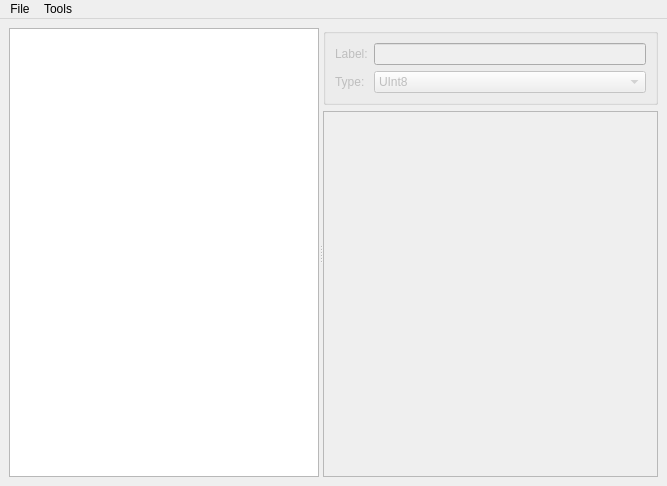
<?xml version="1.0" encoding="UTF-8"?>
<ui version="4.0">
 <class>MainWindow</class>
 <widget class="QMainWindow" name="MainWindow">
  <property name="geometry">
   <rect>
    <x>0</x>
    <y>0</y>
    <width>667</width>
    <height>486</height>
   </rect>
  </property>
  <property name="windowTitle">
   <string>MainWindow</string>
  </property>
  <widget class="QWidget" name="centralwidget">
   <layout class="QGridLayout" name="gridLayout_2">
    <item row="0" column="0">
     <widget class="QSplitter" name="splitter">
      <property name="orientation">
       <enum>Qt::Horizontal</enum>
      </property>
      <widget class="QTreeView" name="treeView">
       <property name="font">
        <font>
         <family>Courier New</family>
        </font>
       </property>
       <property name="editTriggers">
        <set>QAbstractItemView::NoEditTriggers</set>
       </property>
       <property name="alternatingRowColors">
        <bool>true</bool>
       </property>
       <attribute name="headerVisible">
        <bool>false</bool>
       </attribute>
      </widget>
      <widget class="QWidget" name="">
       <layout class="QVBoxLayout" name="verticalLayout">
        <item>
         <widget class="QGroupBox" name="fieldBox">
          <property name="enabled">
           <bool>false</bool>
          </property>
          <property name="title">
           <string/>
          </property>
          <layout class="QFormLayout" name="formLayout">
           <item row="0" column="0">
            <widget class="QLabel" name="label">
             <property name="text">
              <string>Label:</string>
             </property>
            </widget>
           </item>
           <item row="0" column="1">
            <widget class="QLineEdit" name="labelEdit">
             <property name="maxLength">
              <number>16</number>
             </property>
            </widget>
           </item>
           <item row="1" column="0">
            <widget class="QLabel" name="label_2">
             <property name="text">
              <string>Type:</string>
             </property>
            </widget>
           </item>
           <item row="1" column="1">
            <widget class="QComboBox" name="typeCombo">
             <item>
              <property name="text">
               <string>UInt8</string>
              </property>
             </item>
             <item>
              <property name="text">
               <string>Int8</string>
              </property>
             </item>
             <item>
              <property name="text">
               <string>UInt16</string>
              </property>
             </item>
             <item>
              <property name="text">
               <string>Int16</string>
              </property>
             </item>
             <item>
              <property name="text">
               <string>UInt32</string>
              </property>
             </item>
             <item>
              <property name="text">
               <string>Int32</string>
              </property>
             </item>
             <item>
              <property name="text">
               <string>UInt64</string>
              </property>
             </item>
             <item>
              <property name="text">
               <string>Int64</string>
              </property>
             </item>
             <item>
              <property name="text">
               <string>Single</string>
              </property>
             </item>
             <item>
              <property name="text">
               <string>Double</string>
              </property>
             </item>
             <item>
              <property name="text">
               <string>String</string>
              </property>
             </item>
             <item>
              <property name="text">
               <string>ResRef</string>
              </property>
             </item>
             <item>
              <property name="text">
               <string>LocalizedString</string>
              </property>
             </item>
             <item>
              <property name="text">
               <string>Binary</string>
              </property>
             </item>
             <item>
              <property name="text">
               <string>Struct</string>
              </property>
             </item>
             <item>
              <property name="text">
               <string>List</string>
              </property>
             </item>
             <item>
              <property name="text">
               <string>Vector4</string>
              </property>
             </item>
             <item>
              <property name="text">
               <string>Vector3</string>
              </property>
             </item>
            </widget>
           </item>
          </layout>
         </widget>
        </item>
        <item>
         <widget class="QStackedWidget" name="pages">
          <property name="frameShape">
           <enum>QFrame::StyledPanel</enum>
          </property>
          <property name="currentIndex">
           <number>2</number>
          </property>
          <widget class="QWidget" name="linePage">
           <layout class="QVBoxLayout" name="verticalLayout_2">
            <item>
             <widget class="QLineEdit" name="lineEdit">
              <property name="maxLength">
               <number>16</number>
              </property>
             </widget>
            </item>
            <item>
             <spacer name="verticalSpacer">
              <property name="orientation">
               <enum>Qt::Vertical</enum>
              </property>
              <property name="sizeHint" stdset="0">
               <size>
                <width>20</width>
                <height>40</height>
               </size>
              </property>
             </spacer>
            </item>
           </layout>
          </widget>
          <widget class="QWidget" name="intPage">
           <layout class="QVBoxLayout" name="verticalLayout_5">
            <item>
             <widget class="LongSpinBox" name="intSpin"/>
            </item>
            <item>
             <spacer name="verticalSpacer_3">
              <property name="orientation">
               <enum>Qt::Vertical</enum>
              </property>
              <property name="sizeHint" stdset="0">
               <size>
                <width>20</width>
                <height>280</height>
               </size>
              </property>
             </spacer>
            </item>
           </layout>
          </widget>
          <widget class="QWidget" name="blankPage"/>
          <widget class="QWidget" name="floatPage">
           <layout class="QVBoxLayout" name="verticalLayout_4">
            <item>
             <widget class="QDoubleSpinBox" name="floatSpin">
              <property name="minimum">
               <double>-10000000000000000000000.000000000000000</double>
              </property>
              <property name="maximum">
               <double>99999999999999991611392.000000000000000</double>
              </property>
              <property name="stepType">
               <enum>QAbstractSpinBox::AdaptiveDecimalStepType</enum>
              </property>
             </widget>
            </item>
            <item>
             <spacer name="verticalSpacer_2">
              <property name="orientation">
               <enum>Qt::Vertical</enum>
              </property>
              <property name="sizeHint" stdset="0">
               <size>
                <width>20</width>
                <height>280</height>
               </size>
              </property>
             </spacer>
            </item>
           </layout>
          </widget>
          <widget class="QWidget" name="vector3Page">
           <layout class="QFormLayout" name="formLayout_3">
            <item row="0" column="0">
             <widget class="QLabel" name="label_3">
              <property name="text">
               <string>X</string>
              </property>
             </widget>
            </item>
            <item row="0" column="1">
             <widget class="QDoubleSpinBox" name="xVec3Spin">
              <property name="minimum">
               <double>-99999999999999991433150857216.000000000000000</double>
              </property>
              <property name="maximum">
               <double>100000000000000004764729344.000000000000000</double>
              </property>
             </widget>
            </item>
            <item row="1" column="0">
             <widget class="QLabel" name="label_4">
              <property name="text">
               <string>Y</string>
              </property>
             </widget>
            </item>
            <item row="1" column="1">
             <widget class="QDoubleSpinBox" name="yVec3Spin">
              <property name="minimum">
               <double>-99999999999999991433150857216.000000000000000</double>
              </property>
              <property name="maximum">
               <double>100000000000000004764729344.000000000000000</double>
              </property>
             </widget>
            </item>
            <item row="2" column="0">
             <widget class="QLabel" name="label_5">
              <property name="text">
               <string>Z</string>
              </property>
             </widget>
            </item>
            <item row="2" column="1">
             <widget class="QDoubleSpinBox" name="zVec3Spin">
              <property name="minimum">
               <double>-99999999999999991433150857216.000000000000000</double>
              </property>
              <property name="maximum">
               <double>100000000000000004764729344.000000000000000</double>
              </property>
             </widget>
            </item>
           </layout>
          </widget>
          <widget class="QWidget" name="vector4Page">
           <layout class="QFormLayout" name="formLayout_2">
            <item row="0" column="0">
             <widget class="QLabel" name="label_10">
              <property name="text">
               <string>X</string>
              </property>
             </widget>
            </item>
            <item row="0" column="1">
             <widget class="QDoubleSpinBox" name="xVec4Spin">
              <property name="minimum">
               <double>-9999999999999999583119736832.000000000000000</double>
              </property>
              <property name="maximum">
               <double>99999999999999991433150857216.000000000000000</double>
              </property>
             </widget>
            </item>
            <item row="1" column="0">
             <widget class="QLabel" name="label_8">
              <property name="text">
               <string>Y</string>
              </property>
             </widget>
            </item>
            <item row="1" column="1">
             <widget class="QDoubleSpinBox" name="yVec4Spin">
              <property name="minimum">
               <double>-9999999999999999583119736832.000000000000000</double>
              </property>
              <property name="maximum">
               <double>99999999999999991433150857216.000000000000000</double>
              </property>
             </widget>
            </item>
            <item row="2" column="0">
             <widget class="QLabel" name="label_9">
              <property name="text">
               <string>Z</string>
              </property>
             </widget>
            </item>
            <item row="3" column="0">
             <widget class="QLabel" name="label_7">
              <property name="text">
               <string>W</string>
              </property>
             </widget>
            </item>
            <item row="2" column="1">
             <widget class="QDoubleSpinBox" name="zVec4Spin">
              <property name="minimum">
               <double>-9999999999999999583119736832.000000000000000</double>
              </property>
              <property name="maximum">
               <double>99999999999999991433150857216.000000000000000</double>
              </property>
             </widget>
            </item>
            <item row="3" column="1">
             <widget class="QDoubleSpinBox" name="wVec4Spin">
              <property name="minimum">
               <double>-9999999999999999583119736832.000000000000000</double>
              </property>
              <property name="maximum">
               <double>99999999999999991433150857216.000000000000000</double>
              </property>
             </widget>
            </item>
           </layout>
          </widget>
          <widget class="QWidget" name="textPage">
           <layout class="QGridLayout" name="gridLayout">
            <item row="0" column="0">
             <widget class="QPlainTextEdit" name="textEdit"/>
            </item>
           </layout>
          </widget>
          <widget class="QWidget" name="substringPage">
           <layout class="QVBoxLayout" name="verticalLayout_3">
            <item>
             <layout class="QHBoxLayout" name="horizontalLayout_3" stretch="0,1">
              <item>
               <widget class="QLabel" name="label_6">
                <property name="text">
                 <string>StringRef:</string>
                </property>
               </widget>
              </item>
              <item>
               <widget class="QSpinBox" name="stringrefSpin">
                <property name="minimum">
                 <number>-1</number>
                </property>
                <property name="maximum">
                 <number>999999999</number>
                </property>
               </widget>
              </item>
             </layout>
            </item>
            <item>
             <widget class="QPlainTextEdit" name="tlkTextEdit">
              <property name="enabled">
               <bool>false</bool>
              </property>
              <property name="minimumSize">
               <size>
                <width>0</width>
                <height>40</height>
               </size>
              </property>
              <property name="maximumSize">
               <size>
                <width>16777215</width>
                <height>40</height>
               </size>
              </property>
              <property name="readOnly">
               <bool>true</bool>
              </property>
             </widget>
            </item>
            <item>
             <widget class="Line" name="line">
              <property name="orientation">
               <enum>Qt::Horizontal</enum>
              </property>
             </widget>
            </item>
            <item>
             <layout class="QHBoxLayout" name="horizontalLayout_2">
              <item>
               <widget class="QComboBox" name="substringLangCombo">
                <item>
                 <property name="text">
                  <string>English</string>
                 </property>
                </item>
                <item>
                 <property name="text">
                  <string>French</string>
                 </property>
                </item>
                <item>
                 <property name="text">
                  <string>German</string>
                 </property>
                </item>
                <item>
                 <property name="text">
                  <string>Italian</string>
                 </property>
                </item>
                <item>
                 <property name="text">
                  <string>Spanish</string>
                 </property>
                </item>
                <item>
                 <property name="text">
                  <string>Polish</string>
                 </property>
                </item>
               </widget>
              </item>
              <item>
               <widget class="QComboBox" name="substringGenderCombo">
                <item>
                 <property name="text">
                  <string>Male</string>
                 </property>
                </item>
                <item>
                 <property name="text">
                  <string>Female</string>
                 </property>
                </item>
               </widget>
              </item>
             </layout>
            </item>
            <item>
             <layout class="QHBoxLayout" name="horizontalLayout_4">
              <item>
               <widget class="QPushButton" name="addSubstringButton">
                <property name="text">
                 <string>Add</string>
                </property>
               </widget>
              </item>
              <item>
               <widget class="QPushButton" name="removeSubstringButton">
                <property name="text">
                 <string>Remove</string>
                </property>
               </widget>
              </item>
             </layout>
            </item>
            <item>
             <widget class="Line" name="line_2">
              <property name="orientation">
               <enum>Qt::Horizontal</enum>
              </property>
             </widget>
            </item>
            <item>
             <widget class="QListWidget" name="substringList">
              <property name="maximumSize">
               <size>
                <width>16777215</width>
                <height>100</height>
               </size>
              </property>
              <property name="editTriggers">
               <set>QAbstractItemView::NoEditTriggers</set>
              </property>
             </widget>
            </item>
            <item>
             <widget class="QPlainTextEdit" name="substringEdit"/>
            </item>
           </layout>
          </widget>
         </widget>
        </item>
       </layout>
      </widget>
     </widget>
    </item>
   </layout>
  </widget>
  <widget class="QMenuBar" name="menubar">
   <property name="geometry">
    <rect>
     <x>0</x>
     <y>0</y>
     <width>667</width>
     <height>21</height>
    </rect>
   </property>
   <widget class="QMenu" name="menuFile">
    <property name="title">
     <string>File</string>
    </property>
    <addaction name="actionNew"/>
    <addaction name="actionOpen"/>
    <addaction name="actionSave"/>
    <addaction name="actionSave_As"/>
    <addaction name="separator"/>
    <addaction name="actionRevert"/>
    <addaction name="separator"/>
    <addaction name="actionExit"/>
   </widget>
   <widget class="QMenu" name="menuTools">
    <property name="title">
     <string>Tools</string>
    </property>
    <addaction name="actionSetTLK"/>
   </widget>
   <addaction name="menuFile"/>
   <addaction name="menuTools"/>
  </widget>
  <action name="actionNew">
   <property name="text">
    <string>New</string>
   </property>
  </action>
  <action name="actionOpen">
   <property name="text">
    <string>Open</string>
   </property>
  </action>
  <action name="actionSave">
   <property name="text">
    <string>Save</string>
   </property>
  </action>
  <action name="actionSave_As">
   <property name="text">
    <string>Save As</string>
   </property>
  </action>
  <action name="actionRevert">
   <property name="text">
    <string>Revert</string>
   </property>
  </action>
  <action name="actionExit">
   <property name="text">
    <string>Exit</string>
   </property>
  </action>
  <action name="actionSetTLK">
   <property name="text">
    <string>Set TLK</string>
   </property>
  </action>
 </widget>
 <customwidgets>
  <customwidget>
   <class>LongSpinBox</class>
   <extends>QSpinBox</extends>
   <header location="global">misc.longspinbox</header>
  </customwidget>
 </customwidgets>
 <resources/>
 <connections/>
</ui>
